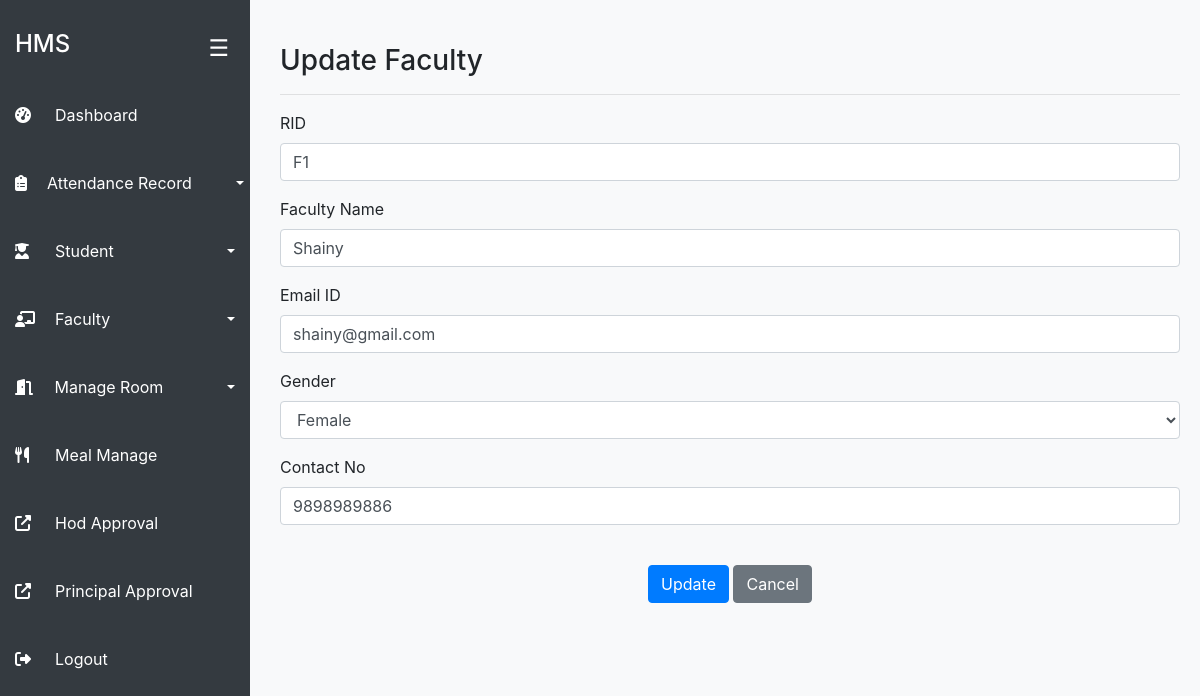
Screenshot of /admin/edit_teacher.php?id=F1 (signed in) with the database file from the repository.
### tables this page shows
CREATE TABLE `teachers` (
  `rid` varchar(255) NOT NULL,
  `name` varchar(255) NOT NULL,
  `email` varchar(255) NOT NULL,
  `password` varchar(255) NOT NULL,
  `gender` varchar(255) NOT NULL,
  `mobile` varchar(255) NOT NULL,
  `department` varchar(200) NOT NULL,
  `current_year` varchar(200) NOT NULL
);

### admin/edit_teacher.php (the view, shortened to what this page needs)
<?php
$teacher_id = mysqli_real_escape_string($connection, $_GET['id']);
$query = "SELECT * FROM teachers WHERE rid = '$teacher_id'";
$result = mysqli_query($connection, $query);
$teacher = mysqli_fetch_assoc($result);
?>
<!DOCTYPE html>
<html lang="en">
<head>
    <link rel="stylesheet" href="https://stackpath.bootstrapcdn.com/bootstrap/4.3.1/css/bootstrap.min.css">
</head>
<body style="background-color: #f8f9fa;">
<?php include('sidebar.php'); ?>
<br>
<div class="main-content" style="margin-left: 260px; padding: 20px;">
    <div class="">
        <h3>Update Faculty</h3>
        <hr>
        <form method="POST" action="">
            <div class="form-group">
                <label for="rid">RID</label>
                <input type="text" class="form-control" name="rid" value="<?= $teacher['rid']; ?>" required>
            </div>
            <div class="form-group">
                <label for="name">Faculty Name</label>
                <input type="text" class="form-control" name="name" value="<?= $teacher['name']; ?>" required>
            </div>
            <div class="form-group">
                <label for="email">Email ID</label>
                <input type="email" class="form-control" name="email" value="<?= $teacher['email']; ?>" required>
            </div>
            <div class="form-group">
                <label for="gender">Gender</label>
                <select class="form-control" name="gender" required>
                    <option value="Female" <?= ($teacher['gender'] == 'Female') ? 'selected' : ''; ?>>Female</option>
                </select>
            </div>
            <div class="form-group">
                <label for="mobile">Contact No</label>
                <input type="tel" class="form-control" name="mobile" value="<?= $teacher['mobile']; ?>" pattern="[0-9]{10}" required>
            </div>
<br>
            <center>
                <button type="submit" class="btn btn-primary" name="update_teacher">Update</button>
                <a href="view_teachers.php" class="btn btn-secondary">Cancel</a>
            </center>
        </form>
    </div>
</div>
</body>
</html>

### admin/sidebar.php (style rules this page uses)
.main-content { margin-left: 250px; transition: margin-left 0.3s ease-in-out; padding: 20px; }

### rows the page displays
teachers: rid "F1", name "Shainy", email "shainy@gmail.com", gender "Female", mobile "9898989886"
